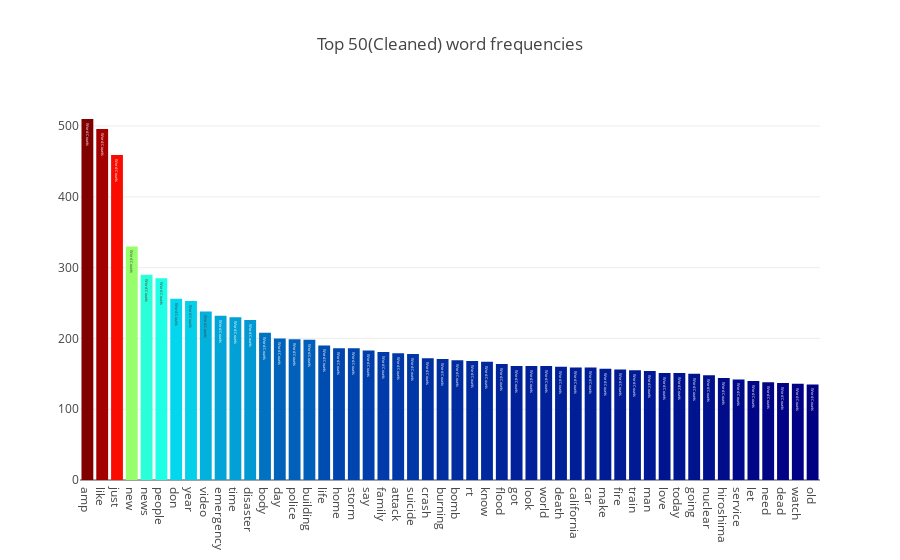

The notebook cell saved with this chart:
### Code cell
feature_names = tf_vectorizer.get_feature_names()
count_vec = np.asarray(tf.sum(axis=0)).ravel()
zipped = list(zip(feature_names, count_vec))
x, y = (list(x) for x in zip(*sorted(zipped, key=lambda x: x[1], reverse=True)))

data = [go.Bar(
    x = x[0:50],
    y = y[0:50],
    marker = dict(colorscale='Jet', color = y[:50]),
    text = 'Word Counts'
)]

layout = go.Layout(
    title = "Top 50(Cleaned) word frequencies"
)

fig = go.Figure(data=data, layout=layout)

py.iplot(fig, filename='basic-bar')

### Figure 1 — Plotly figure (JSON) as saved in the notebook; plotly's stock layout.template omitted (floating-point values rounded to 4 significant figures)
{"data": [{"marker": {"color": [510, 496, 459, 330, 290, 285, 256, 253, 238, 232, 230, 226, 208, 200, 199, 198, 190, 186, 186, 183, 181, 179, 178, 172, 171, 169, 168, 167, 164, 161, 161, 161, 160, 159, 159, 157, 156, 155, 154, 151, 151, 150, 148, 144, 142, 140, 138, 137, 136, 135], "colorscale": "Jet"}, "text": "Word Counts", "type": "bar", "uid": "3678bd3a-f21d-4a7d-9ff5-9079af80fe16", "x": ["amp", "like", "just", "new", "news", "people", "don", "year", "video", "emergency", "time", "disaster", "body", "day", "police", "building", "life", "home", "storm", "say", "family", "attack", "suicide", "crash", "burning", "bomb", "rt", "know", "flood", "got", "look", "world", "death", "california", "car", "make", "fire", "train", "man", "love", "today", "going", "nuclear", "hiroshima", "service", "let", "need", "dead", "watch", "old"], "y": [510, 496, 459, 330, 290, 285, 256, 253, 238, 232, 230, 226, 208, 200, 199, 198, 190, 186, 186, 183, 181, 179, 178, 172, 171, 169, 168, 167, 164, 161, 161, 161, 160, 159, 159, 157, 156, 155, 154, 151, 151, 150, 148, 144, 142, 140, 138, 137, 136, 135]}], "layout": {"title": {"text": "Top 50(Cleaned) word frequencies"}}}
